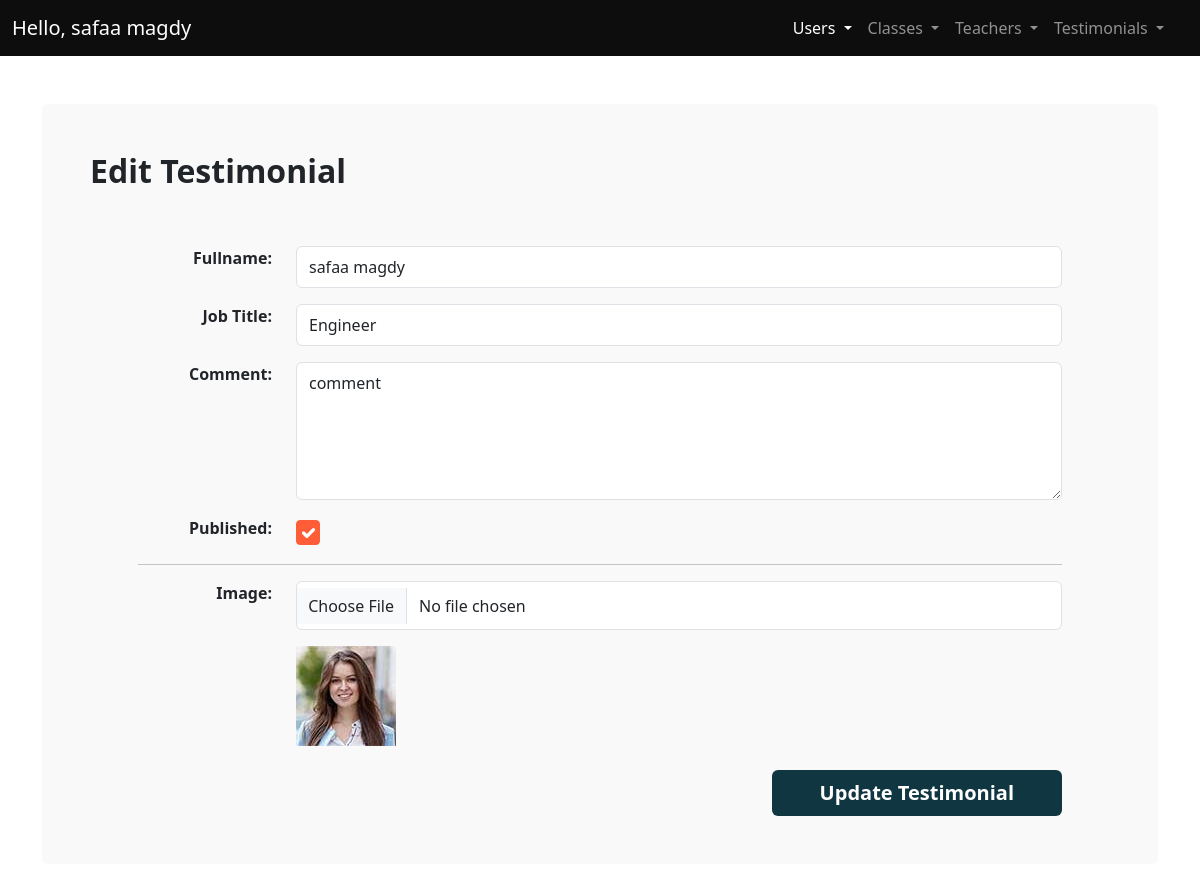
The app's page /admin/edit_testimonial.php?id=4 (signed in), older data.
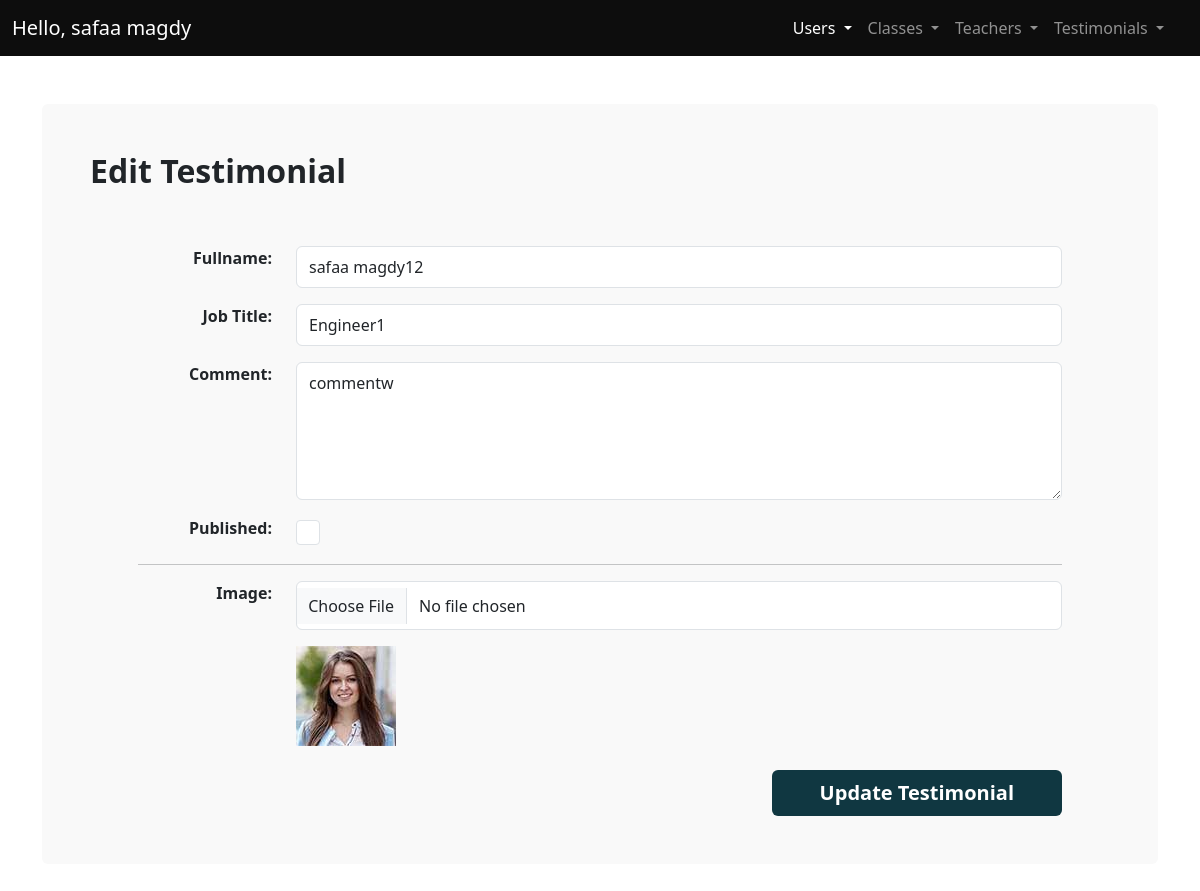
The same page, newer data.
### tables this page shows
CREATE TABLE `testimonials` (
  `id` int(11) NOT NULL,
  `fullName` varchar(200) NOT NULL,
  `jopTitle` varchar(50) NOT NULL,
  `comment` text NOT NULL,
  `published` tinyint(1) NOT NULL,
  `image` varchar(100) NOT NULL,
  `regDate` timestamp NOT NULL DEFAULT current_timestamp()
);

### admin/edit_testimonial.php (the view, shortened to what this page needs)
<?php
require_once "includes/conn.php";
if($_SERVER['REQUEST_METHOD'] == "GET") {
  try{
    $sql = "SELECT * FROM `testimonials` WHERE id=?";
    $stmt = $conn->prepare($sql);
    $id=$_GET['id'];
    $stmt->execute([$id]);
    $testimonial= $stmt->fetch();
    }catch(Exception $e){
      $error= $e->getMessage();
      }
      }
?>
<!DOCTYPE html>
<html lang="en">
  <head>
    <link rel="stylesheet" href="css/main.min.css" />
    <link rel="stylesheet" href="css/styles.css" />
  </head>
  <body>
    <main>
    <?php   require_once "includes/navbar.php"; ?>
      <div class="container my-5">
        <div class="bg-light p-5 rounded">
          <h2 class="fw-bold fs-2 mb-5 pb-2">Edit Testimonial</h2>
          <form action="" method="post" class="px-md-5" enctype="multipart/form-data">
            <div class="form-group mb-3 row">
              <label for="" class="form-label col-md-2 fw-bold text-md-end"
                >Fullname:</label
              >
              <div class="col-md-10">
                <input
                  type="text"
                  placeholder="e.g. John Doe"
                  class="form-control py-2"
                  name="fullName"
                  value="<?php echo $testimonial['fullName'] ?>"
                />
              </div>
            </div>
            <div class="form-group mb-3 row">
              <label for="" class="form-label col-md-2 fw-bold text-md-end"
                >Job Title:</label
              >
              <div class="col-md-10">
                <input
                  type="text"
                  placeholder="e.g. Content Creator"
                  class="form-control py-2"
                  name="jopTitle"
                  value="<?php echo $testimonial['jopTitle'] ?>"
                />
              </div>
            </div>
            <div class="form-group mb-3 row">
              <label for="" class="form-label col-md-2 fw-bold text-md-end"
                >Comment:</label
              >
              <div class="col-md-10">
                <textarea
                  id=""
                  cols="30"
                  rows="5"
                  class="form-control py-2"
                  name="comment"
                  value="<?php echo $testimonial['comment'] ?>"
                ><?php echo $testimonial['comment'] ?></textarea>
              </div>
            </div>
            <div class="form-group mb-3 row">
              <label for="" class="form-label col-md-2 fw-bold text-md-end"
                >Published:</label
              >
              <div class="col-md-10">
                <input
                  type="checkbox"
                  name="published"
                  value=1
                  <?php echo ($testimonial['published']==1)?"checked":" " ?>
                  class="form-check-input"
                  style="padding: 0.7rem"
                />
              </div>
            </div>
            <hr />
            <div class="form-group mb-3 row">
              <label for="" class="form-label col-md-2 fw-bold text-md-end"
                >Image:</label
              >
              <div class="col-md-10">
                <input
                  type="file"
                  class="form-control"
                  style="padding: 0.7rem"
                  name="image"
                />
              </div>
            </div>
            <div class="row justify-content-end">
              <div class="col-md-10">
                <img
                  src="../images/<?php echo $testimonial['image'] ?>"
                  alt="testimonial-image"
                  style="max-width: 150px"
                />
              </div>
            </div>
            <div class="text-md-end">
              <button
                class="btn mt-4 btn-secondary text-white fs-5 fw-bold border-0 py-2 px-md-5"
              >
                Update Testimonial
              </button>
            </div>
          </form>
        </div>
      </div>
    </main>
  </body>
</html>

Row changes from the older to the newer data that the page shows:
changed testimonials: fullName "safaa magdy" → "safaa magdy12"; jopTitle "Engineer" → "Engineer1"; comment "comment" → "commentw"; published "☑" → "☐"
